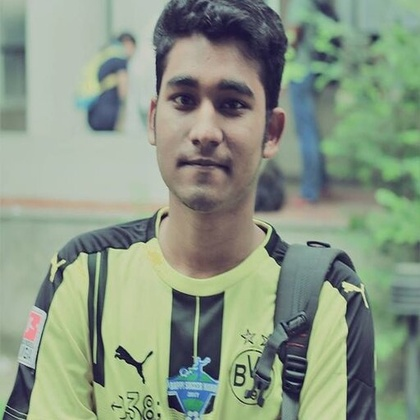
%> input picture DIP/Assignment 1 and  2/A1_160204011_Saimom_1.jpg, 420 x 420 px, shrunk from 512 x 512 before the run
$ octave assm_for_sec_b.m   (GNU Octave 9; MATLAB toolbox functions it lacks are replaced by stand-ins)
%> lines starting %> are read from the running program, lines starting %| are printed output that depends on the picture
rgb=imread('A1_160204011_Saimom_1.jpg');
%> rgb is the input picture: size 420x420x3 uint8; mean R, G, B 137.1, 150.8, 132.4

%Gray Scale Image
I=rgb2gray(rgb);
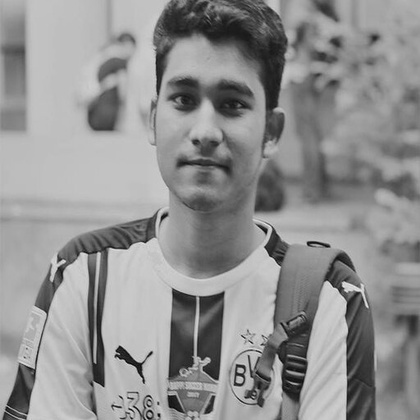
%> I: size 420x420 uint8; min 5, max 232, mean 144.6
[row,col]=size(I);
%> row = 420; col = 420

Q='Histogram of Grayscale Image';
Hist(I,Q);
%> after the loop in Hist, `for i=1:row`: y = 256 values, max 4885 at index 194, min 0 at index 1, mean 689.1
%> figure, not shown here; tallest bar 4885 high, from x = 192.6 to 193.4

%Power Law Transformation
J=im2double(I);
c=1.5;
line = 'What is the gamma value? ';
y = input(line);
%> the answer given: 2
gamma=c*(J.^y);
gamma = im2uint8(gamma);
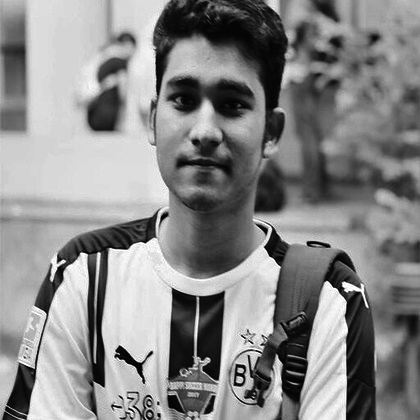
%> gamma: size 420x420 uint8; min 0, max 255, mean 135.8
Q='Histogram of Power Law Transformation';
Hist(gamma,Q);
%> figure, not shown here; tallest bar 4885 high, from x = 218.6 to 219.4

%Threshold Value Transformation
thres=I;
line = 'What is the threshold value? ';
y = input(line);
%> the answer given: 100
for i=1:row
    for j=1:col
        if(I(i,j)<y)
            thres(i,j)=I(i,j)+I(i,j)*.5;
        else
            thres(i,j)=I(i,j)-I(i,j)*.25;
        end
    end
end
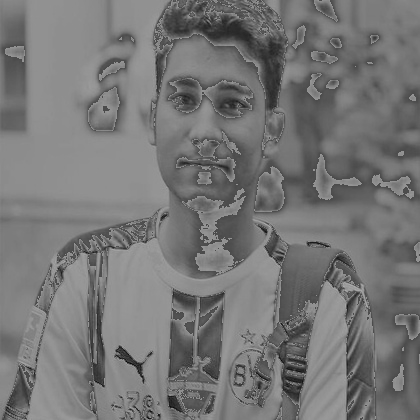
%> thres: size 420x420 uint8; min 8, max 174, mean 118.1
Q='Histogram of Thresholded Image';
Hist(thres,Q);
%> figure, not shown here; tallest bar 8841 high, from x = 144.6 to 145.4

%Log Transformation
c=1.9;
logim=c*log(1+J);
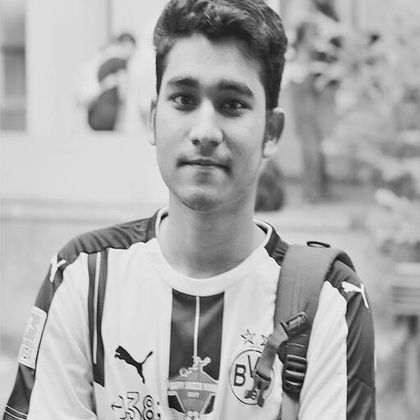
%> logim: size 420x420 double; min 0.0369, max 1.23, mean 0.839; drawn with min black and max white
logim = im2uint8(logim);
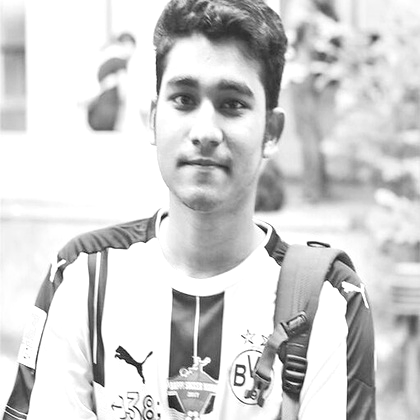
%> logim: size 420x420 uint8; min 9, max 255, mean 209
Q='Histogram of Log Transformation';
Hist(logim,Q);
%> figure, not shown here; tallest bar 60513 high, from x = 253.6 to 254.4


%Negation Transformation
neg=255-I;
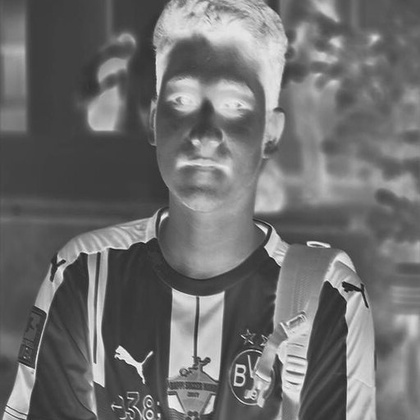
%> neg: size 420x420 uint8; min 23, max 250, mean 110.4
Q='Histogram of Negation Transformation';
Hist(neg,Q);
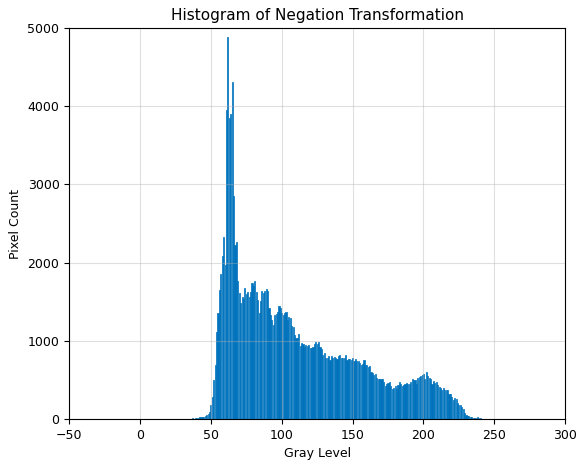
%> figure redrawn from the program's plot data; tallest bar 4885 high, from x = 61.6 to 62.4


function [y,levels] = Hist(P,Q)
    [row,col]=size(P);
    y=zeros(1,256);
    for i=1:row
        for j=1:col
            x=P(i,j);
            y(x+1)=y(x+1)+1;
        end
    end
    figure();
    levels = 0 : 255;
    bar(levels, y);
    xlabel('Gray Level', 'FontSize', 10);
    ylabel('Pixel Count', 'FontSize', 10);
    title(Q, 'FontSize', 10);
    grid on;
end

$ run again, with DIP/Assignment 1 and  2/A1_160204011_Saimom_2.jpg copied over DIP/Assignment 1 and  2/A1_160204011_Saimom_1.jpg
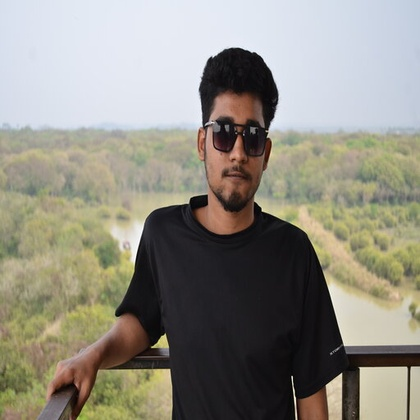
%> input picture DIP/Assignment 1 and  2/A1_160204011_Saimom_2.jpg, 420 x 420 px, shrunk from 512 x 512 before the run
%> rgb is the input picture: size 420x420x3 uint8; mean R, G, B 144.6, 141.7, 130.8
%> after the loop in Hist, `for i=1:row`: y = 256 values, max 4877 at index 235, min 0 at index 256, mean 689.1
%> after the loop `for i=1:row`:
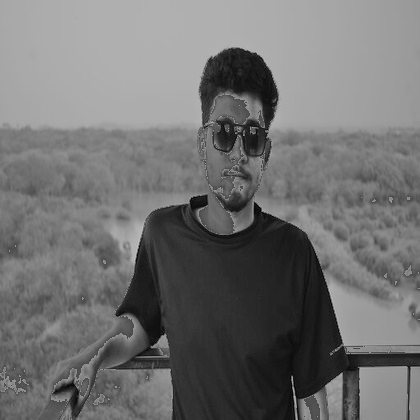
%> thres: size 420x420 uint8; min 0, max 191, mean 113
%> `Hist(neg,Q);`:
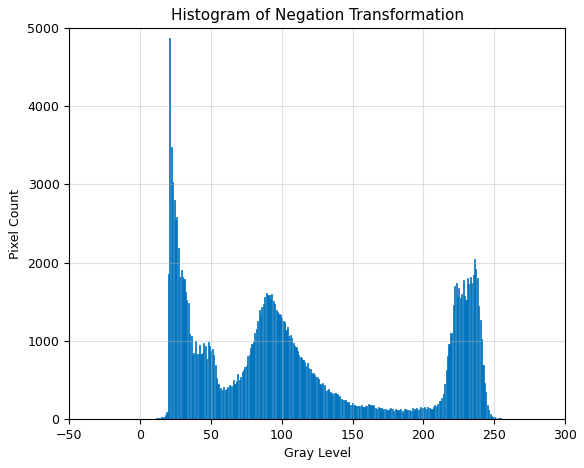
%> figure redrawn from the program's plot data; tallest bar 4877 high, from x = 20.6 to 21.4
